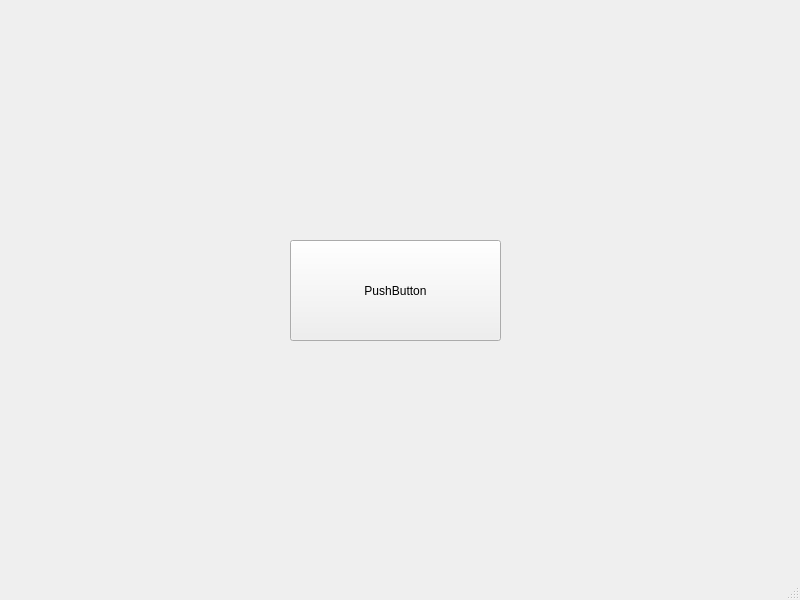
<?xml version="1.0" encoding="UTF-8"?>
<ui version="4.0">
 <class>MainWindow</class>
 <widget class="QMainWindow" name="MainWindow">
  <property name="geometry">
   <rect>
    <x>0</x>
    <y>0</y>
    <width>800</width>
    <height>600</height>
   </rect>
  </property>
  <property name="windowTitle">
   <string>MainWindow</string>
  </property>
  <widget class="QWidget" name="centralwidget">
   <widget class="QPushButton" name="pushButton">
    <property name="geometry">
     <rect>
      <x>290</x>
      <y>240</y>
      <width>211</width>
      <height>101</height>
     </rect>
    </property>
    <property name="text">
     <string>PushButton</string>
    </property>
   </widget>
  </widget>
  <widget class="QMenuBar" name="menubar">
   <property name="geometry">
    <rect>
     <x>0</x>
     <y>0</y>
     <width>800</width>
     <height>20</height>
    </rect>
   </property>
  </widget>
  <widget class="QStatusBar" name="statusbar"/>
 </widget>
 <resources/>
 <connections/>
</ui>
